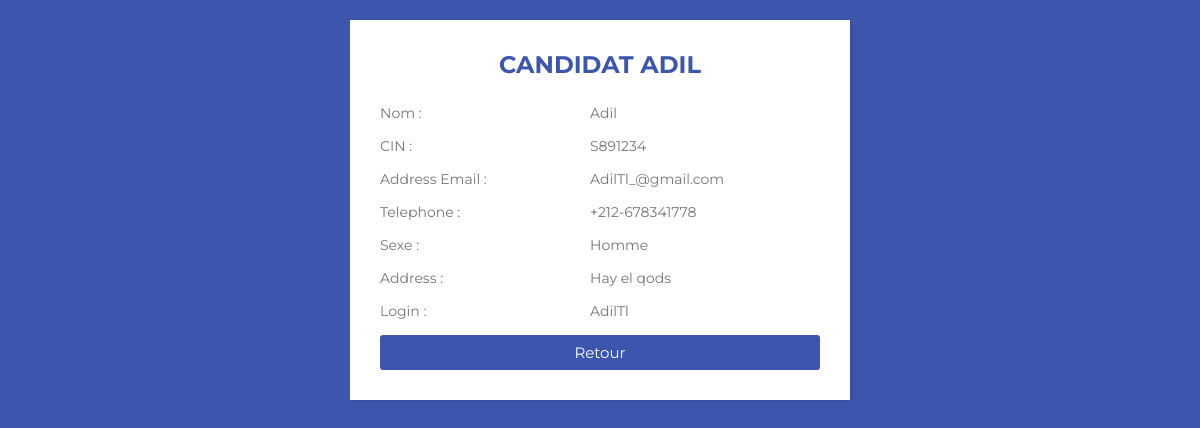
Page /Administrateur/afficher/affiche_cand.php?dis=AdilTl on the committed database.
### tables this page shows
CREATE TABLE `candidat` (
  `Login_candidat` varchar(30) NOT NULL,
  `Password` varchar(200) DEFAULT NULL,
  `Nom` varchar(30) DEFAULT NULL,
  `Email_candidat` varchar(30) DEFAULT NULL,
  `Sexe_candidat` varchar(6) DEFAULT NULL,
  `Num_telephone` varchar(15) DEFAULT NULL,
  `Num_CIN_candidat` varchar(10) DEFAULT NULL,
  `Date_de_naissance` date DEFAULT NULL,
  `Date_d_inscription` date DEFAULT NULL,
  `Prix_payer` double DEFAULT NULL,
  `Nb_heures` int(11) DEFAULT NULL,
  `Statut` tinyint(1) DEFAULT NULL,
  `PHOTO` varchar(100) DEFAULT NULL,
  `Adresse` varchar(100) DEFAULT NULL
);

### Administrateur/afficher/affiche_cand.php (the view)
<?php
  require("../../PHP/Connexion_BD.php");
$id=$_GET['dis'];
$res=" SELECT * FROM  candidat where Login_candidat='$id'  ";
$requete = mysqli_query( $connect ,$res);
$row = mysqli_fetch_assoc($requete);
echo'
<!DOCTYPE html>
<html lang="en">
<head>
	<meta charset="UTF-8">
  <meta name="viewport" content="width=device-width, initial-scale=1.0">
	<title>'.$row['Nom'].'</title>
	<link rel="stylesheet" href="../styles/styles.css">
  <style>
    #ep{
  margin-left: 1rem;
}
#a{
    text-decoration: none;
    color:#fff
  }
  </style>
</head>
<body>
<div class="wrapper">
  <form method="post">
    <div class="title">
      Candidat '.$row['Nom'].'
    </div>
    <div class="form">
       <div class="inputfield">
          <label>Nom :</label>
          <label>'.$row['Nom'].'</label>
       </div>
       <div class="inputfield">
          <label>CIN :</label>
          <label>  '.$row['Num_CIN_candidat'].'</label>
       </div>
       <div class="inputfield">
          <label>Address Email : </label>
          <label>'.$row['Email_candidat'].'</label>
       </div>
       <div class="inputfield">
          <label>Telephone :</label>
          <label>'.$row['Num_telephone'].'</label>
       </div>
        <div class="inputfield">
          <label>Sexe :</label>
          <label>'.$row['Sexe_candidat'].'</label>
       </div>
       <div class="inputfield">
          <label>Address :</label>
          <label>'.$row['Adresse'].'</label>
       </div>
       <div class="inputfield">
        <label>Login :</label>
        <label>'.$row['Login_candidat'].'</label>
     </div>
      <div class="inputfield">
       <button class="btn"> <a id="a" href="../Pages/candidat.php">Retour</a></button>
      </div>
</form>
</div>
</body>
</html>';
?>

### Administrateur/styles/styles.css (style rules this page uses)
* { margin: 0; padding: 0; box-sizing: border-box; font-family: 'Montserrat', sans-serif; }
body { background: #3c56ad; padding: 0 10px; }
.wrapper { max-width: 500px; width: 100%; background: #fff; margin: 20px auto; box-shadow: 1px 1px 2px rgba(0,0,0,0.125); padding: 30px; }
.wrapper .title { font-size: 24px; font-weight: 700; margin-bottom: 25px; color:#3c56ad; text-transform: uppercase; text-align: center; }
.wrapper .form { width: 100%; }
.wrapper .form .inputfield { margin-bottom: 15px; display: flex; align-items: center; }
.wrapper .form .inputfield label { width: 200px; color: #757575; margin-right: 10px; font-size: 14px; }
.wrapper .form .inputfield .btn { width: 100%; padding: 8px 10px; font-size: 15px; border: 0px; background: #3c56ad; color: #fff; cursor: pointer; border-radius: 3px; outline: none; }
.wrapper .form .inputfield:last-child { margin-bottom: 0; }

### Administrateur/afficher/affiche_cand.php (style rules this page uses)
#a { text-decoration: none; color:#fff }

### rows in the picture
candidat: Nom "ADIL", Nom "Adil", Num_CIN_candidat "S891234", Email_candidat "AdilTl_@gmail.com", Num_telephone "+212-678341778", Sexe_candidat "Homme", Adresse "Hay el qods", Login_candidat "AdilTl"
